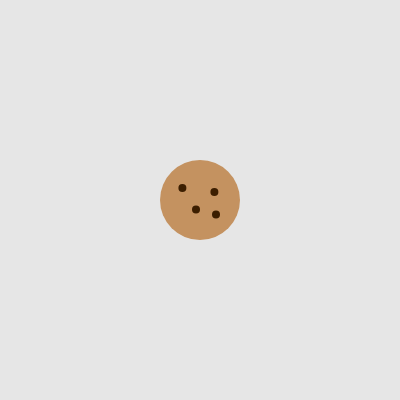
Frame 1 (no input)
Frame 60 (no input): identical to frame 1, image omitted
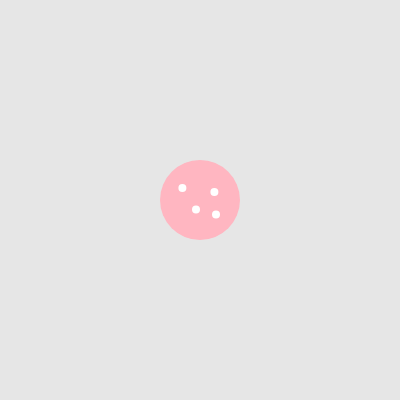
Frame 120 (the mouse pressed at the canvas centre since frame 60)

The p5.js sketch that drew these frames (run headless with seeded random() and noise() and a simulated clock; from frame 60 on, the mouse is pressed at the canvas centre):

// p5.js sketch
// ── sketch.js
// DM2008 – Activity 4a
// Bake a Cookie (30 min)

let cookie;

// Step 1: define the Cookie class
class Cookie {
  constructor(flavor, sz, x, y) {
    // set up required properties
    this.flavor = flavor;
    this.sz = sz;
    this.x = x;
    this.y = y;
  }

// Step 2: display the cookie
  show() {
    if (this.flavor == "choco-chip") {
        fill(196, 146, 96);
    } else if (this.flavor == "plain") {
        fill(220, 180, 120);
    } else if (this.flavor == "strawberry") {
        fill(255, 182, 193);
    }
    
    ellipse(this.x, this.y, this.sz);
    
    const s = this.sz*0.1;
    
    if (this.flavor == "choco-chip") {
      fill(60, 30, 0);
    } else {
      fill(255);
    }
    
    ellipse(this.x - this.sz*0.22, this.y - this.sz*0.15, s);
    ellipse(this.x + this.sz*0.18, this.y - this.sz*0.10, s);
    ellipse(this.x - this.sz*0.05, this.y + this.sz*0.12, s);
    ellipse(this.x + this.sz*0.20, this.y + this.sz*0.18, s);
  }
}

function setup() {
  createCanvas(400, 400);
  noStroke();
  // Step 3: make one cookie object
  cookie = new Cookie("choco-chip", 80, width/2, height/2);
}

function draw() {
  background(230);
  cookie.show();
}

// Step 5: add movement (keyboard arrows)
function keyPressed() {
  if (keyCode === LEFT_ARROW) {
    cookie.x -= 10;
  } else if (keyCode === RIGHT_ARROW) {
    cookie.x += 10;
  } else if (keyCode === UP_ARROW) {
    cookie.y -= 10;
  } else if (keyCode === DOWN_ARROW) {
    cookie.y += 10;
  }
}

// Step 6: add flavor randomizer (mouse click)
function mousePressed() {
  let flavors = ["choco-chip", "plain", "strawberry"];
  cookie.flavor = random(flavors);
}
